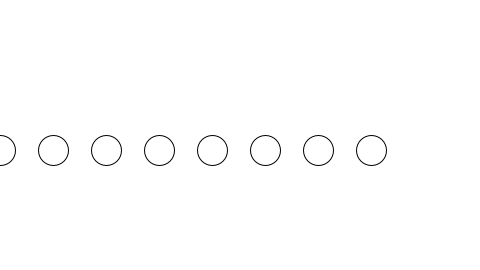
Frame 1 (no input)
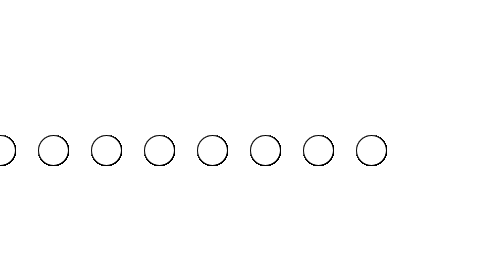
Frame 60 (the mouse pressed at the canvas centre just before this capture)
Frame 120 (the mouse held since frame 60 and released just before this capture): identical to frame 60, image omitted

The Processing sketch that drew these frames (run headless with seeded random() and noise(); from frame 60 on, the mouse is pressed at the canvas centre):

// Processing sketch: Loops02
// ── Loops02.pde
void setup()
{
  size(480, 270);
  background(255);
}

void draw()
{ 
  //determines the spacing between each circle
  int espacamento=53;
  
  //simple loop!
  //x starting value is 0 (x=0)
  //the condition is defined. while x is less than 5 (x<5)
  //x is increased by one value (x++) in each iteration
  for (int x = 0; x<8; x++) 
  { 
    ellipse (x*espacamento, 150, 30,30);
  }
}
